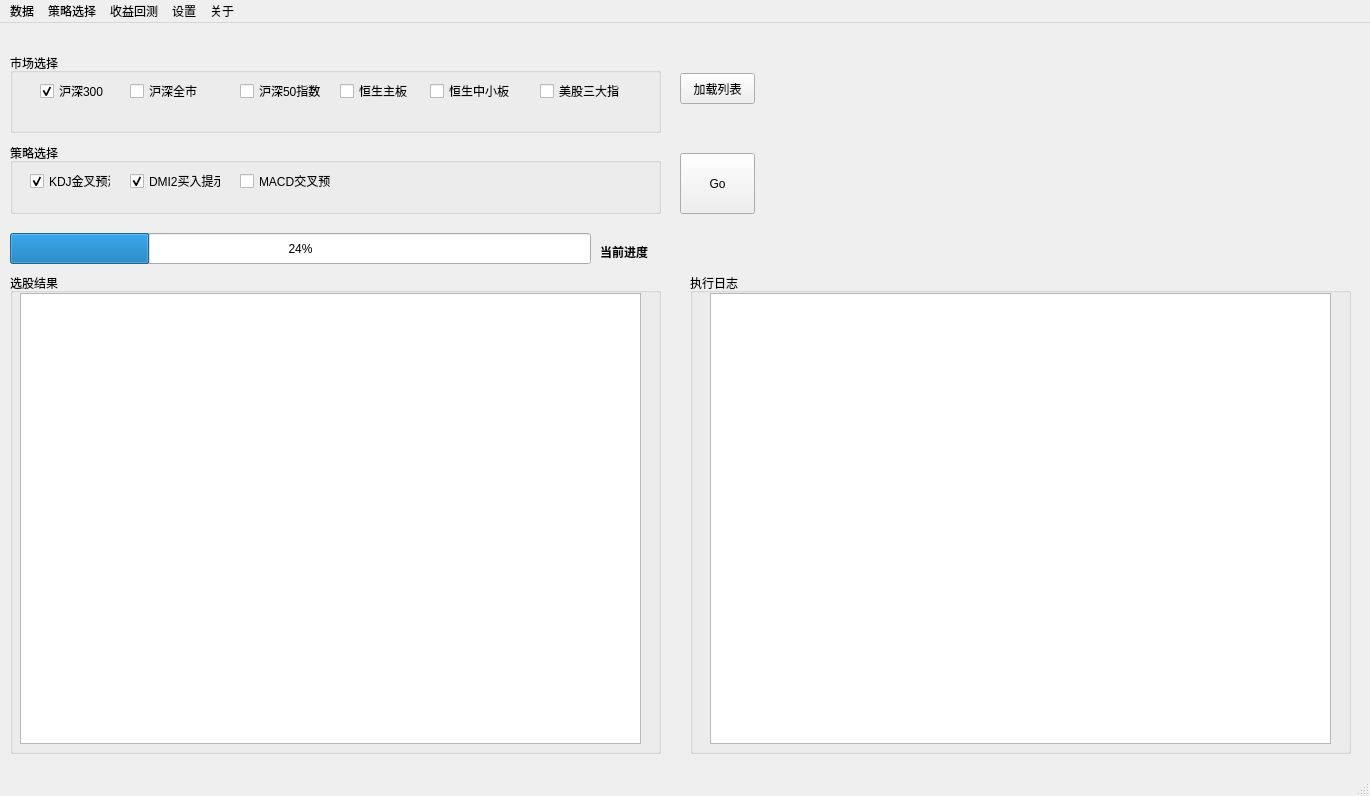
<?xml version="1.0" encoding="UTF-8"?>
<ui version="4.0">
 <class>MainWindow</class>
 <widget class="QMainWindow" name="MainWindow">
  <property name="geometry">
   <rect>
    <x>0</x>
    <y>0</y>
    <width>1370</width>
    <height>796</height>
   </rect>
  </property>
  <property name="windowTitle">
   <string>文迪量化客户端</string>
  </property>
  <property name="windowIcon">
   <iconset>
    <normaloff>icon.ico</normaloff>icon.ico</iconset>
  </property>
  <widget class="QWidget" name="centralwidget">
   <widget class="QGroupBox" name="groupBox">
    <property name="geometry">
     <rect>
      <x>10</x>
      <y>120</y>
      <width>651</width>
      <height>71</height>
     </rect>
    </property>
    <property name="title">
     <string>策略选择</string>
    </property>
    <widget class="QCheckBox" name="cboxKDJ">
     <property name="geometry">
      <rect>
       <x>20</x>
       <y>30</y>
       <width>81</width>
       <height>16</height>
      </rect>
     </property>
     <property name="text">
      <string>KDJ金叉预测</string>
     </property>
     <property name="checked">
      <bool>true</bool>
     </property>
    </widget>
    <widget class="QCheckBox" name="cboxDMI">
     <property name="geometry">
      <rect>
       <x>120</x>
       <y>30</y>
       <width>91</width>
       <height>16</height>
      </rect>
     </property>
     <property name="text">
      <string>DMI2买入提示</string>
     </property>
     <property name="checked">
      <bool>true</bool>
     </property>
    </widget>
    <widget class="QCheckBox" name="cboxMACD">
     <property name="geometry">
      <rect>
       <x>230</x>
       <y>30</y>
       <width>91</width>
       <height>16</height>
      </rect>
     </property>
     <property name="text">
      <string>MACD交叉预测</string>
     </property>
    </widget>
   </widget>
   <widget class="QTextEdit" name="textEdit">
    <property name="geometry">
     <rect>
      <x>710</x>
      <y>270</y>
      <width>621</width>
      <height>451</height>
     </rect>
    </property>
   </widget>
   <widget class="QGroupBox" name="groupBox_2">
    <property name="geometry">
     <rect>
      <x>690</x>
      <y>250</y>
      <width>661</width>
      <height>481</height>
     </rect>
    </property>
    <property name="title">
     <string>执行日志</string>
    </property>
   </widget>
   <widget class="QGroupBox" name="groupBox_3">
    <property name="geometry">
     <rect>
      <x>10</x>
      <y>30</y>
      <width>651</width>
      <height>80</height>
     </rect>
    </property>
    <property name="title">
     <string>市场选择</string>
    </property>
    <widget class="QCheckBox" name="cboxA300">
     <property name="geometry">
      <rect>
       <x>30</x>
       <y>30</y>
       <width>71</width>
       <height>16</height>
      </rect>
     </property>
     <property name="text">
      <string>沪深300</string>
     </property>
     <property name="checked">
      <bool>true</bool>
     </property>
    </widget>
    <widget class="QCheckBox" name="cboxATotal">
     <property name="geometry">
      <rect>
       <x>120</x>
       <y>30</y>
       <width>81</width>
       <height>16</height>
      </rect>
     </property>
     <property name="text">
      <string>沪深全市</string>
     </property>
    </widget>
    <widget class="QCheckBox" name="cboxA50">
     <property name="geometry">
      <rect>
       <x>230</x>
       <y>30</y>
       <width>81</width>
       <height>16</height>
      </rect>
     </property>
     <property name="text">
      <string>沪深50指数</string>
     </property>
    </widget>
    <widget class="QCheckBox" name="cboxHKMain">
     <property name="geometry">
      <rect>
       <x>330</x>
       <y>30</y>
       <width>81</width>
       <height>16</height>
      </rect>
     </property>
     <property name="text">
      <string>恒生主板</string>
     </property>
    </widget>
    <widget class="QCheckBox" name="cboxHKLittle">
     <property name="geometry">
      <rect>
       <x>420</x>
       <y>30</y>
       <width>81</width>
       <height>16</height>
      </rect>
     </property>
     <property name="text">
      <string>恒生中小板</string>
     </property>
    </widget>
    <widget class="QCheckBox" name="cboxUS">
     <property name="geometry">
      <rect>
       <x>530</x>
       <y>30</y>
       <width>81</width>
       <height>16</height>
      </rect>
     </property>
     <property name="text">
      <string>美股三大指</string>
     </property>
    </widget>
   </widget>
   <widget class="QProgressBar" name="progressBar">
    <property name="geometry">
     <rect>
      <x>10</x>
      <y>210</y>
      <width>581</width>
      <height>31</height>
     </rect>
    </property>
    <property name="value">
     <number>24</number>
    </property>
   </widget>
   <widget class="QTableView" name="tableView">
    <property name="geometry">
     <rect>
      <x>20</x>
      <y>270</y>
      <width>621</width>
      <height>451</height>
     </rect>
    </property>
   </widget>
   <widget class="QGroupBox" name="groupBox_4">
    <property name="geometry">
     <rect>
      <x>10</x>
      <y>250</y>
      <width>651</width>
      <height>481</height>
     </rect>
    </property>
    <property name="title">
     <string>选股结果</string>
    </property>
   </widget>
   <widget class="QLabel" name="label">
    <property name="geometry">
     <rect>
      <x>600</x>
      <y>220</y>
      <width>61</width>
      <height>16</height>
     </rect>
    </property>
    <property name="text">
     <string>&lt;html&gt;&lt;head/&gt;&lt;body&gt;&lt;p&gt;&lt;span style=&quot; font-weight:600;&quot;&gt;当前进度&lt;/span&gt;&lt;/p&gt;&lt;/body&gt;&lt;/html&gt;</string>
    </property>
    <property name="textFormat">
     <enum>Qt::AutoText</enum>
    </property>
   </widget>
   <widget class="QPushButton" name="btnGo">
    <property name="geometry">
     <rect>
      <x>680</x>
      <y>130</y>
      <width>75</width>
      <height>61</height>
     </rect>
    </property>
    <property name="text">
     <string>Go</string>
    </property>
   </widget>
   <widget class="QPushButton" name="btnLoadStockList">
    <property name="geometry">
     <rect>
      <x>680</x>
      <y>50</y>
      <width>75</width>
      <height>31</height>
     </rect>
    </property>
    <property name="text">
     <string>加载列表</string>
    </property>
   </widget>
   <zorder>groupBox_2</zorder>
   <zorder>groupBox_4</zorder>
   <zorder>groupBox</zorder>
   <zorder>textEdit</zorder>
   <zorder>groupBox_3</zorder>
   <zorder>progressBar</zorder>
   <zorder>tableView</zorder>
   <zorder>label</zorder>
   <zorder>btnGo</zorder>
   <zorder>btnLoadStockList</zorder>
  </widget>
  <widget class="QMenuBar" name="menubar">
   <property name="geometry">
    <rect>
     <x>0</x>
     <y>0</y>
     <width>1370</width>
     <height>23</height>
    </rect>
   </property>
   <widget class="QMenu" name="menu">
    <property name="title">
     <string>数据</string>
    </property>
   </widget>
   <widget class="QMenu" name="menu_2">
    <property name="title">
     <string>策略选择</string>
    </property>
   </widget>
   <widget class="QMenu" name="menu_3">
    <property name="title">
     <string>收益回测</string>
    </property>
   </widget>
   <widget class="QMenu" name="menu_4">
    <property name="title">
     <string>设置</string>
    </property>
   </widget>
   <widget class="QMenu" name="menu_5">
    <property name="title">
     <string>关于</string>
    </property>
   </widget>
   <addaction name="menu"/>
   <addaction name="menu_2"/>
   <addaction name="menu_3"/>
   <addaction name="menu_4"/>
   <addaction name="menu_5"/>
  </widget>
  <widget class="QStatusBar" name="statusbar"/>
 </widget>
 <tabstops>
  <tabstop>cboxA300</tabstop>
  <tabstop>cboxATotal</tabstop>
  <tabstop>cboxA50</tabstop>
  <tabstop>cboxHKMain</tabstop>
  <tabstop>cboxHKLittle</tabstop>
  <tabstop>cboxUS</tabstop>
  <tabstop>cboxKDJ</tabstop>
  <tabstop>cboxDMI</tabstop>
  <tabstop>cboxMACD</tabstop>
  <tabstop>btnGo</tabstop>
  <tabstop>btnLoadStockList</tabstop>
  <tabstop>textEdit</tabstop>
  <tabstop>tableView</tabstop>
 </tabstops>
 <resources/>
 <connections>
  <connection>
   <sender>btnGo</sender>
   <signal>clicked()</signal>
   <receiver>MainWindow</receiver>
   <slot>OnBtnGoClicked()</slot>
   <hints>
    <hint type="sourcelabel">
     <x>733</x>
     <y>183</y>
    </hint>
    <hint type="destinationlabel">
     <x>879</x>
     <y>196</y>
    </hint>
   </hints>
  </connection>
  <connection>
   <sender>btnLoadStockList</sender>
   <signal>clicked()</signal>
   <receiver>MainWindow</receiver>
   <slot>OnBtnOpenStockList()</slot>
   <hints>
    <hint type="sourcelabel">
     <x>698</x>
     <y>84</y>
    </hint>
    <hint type="destinationlabel">
     <x>985</x>
     <y>98</y>
    </hint>
   </hints>
  </connection>
  <connection>
   <sender>MainWindow</sender>
   <signal>destroyed()</signal>
   <receiver>MainWindow</receiver>
   <slot>close()</slot>
   <hints>
    <hint type="sourcelabel">
     <x>684</x>
     <y>397</y>
    </hint>
    <hint type="destinationlabel">
     <x>684</x>
     <y>397</y>
    </hint>
   </hints>
  </connection>
 </connections>
 <slots>
  <slot>OnBtnGoClicked()</slot>
  <slot>OnBtnOpenStockList()</slot>
 </slots>
</ui>
